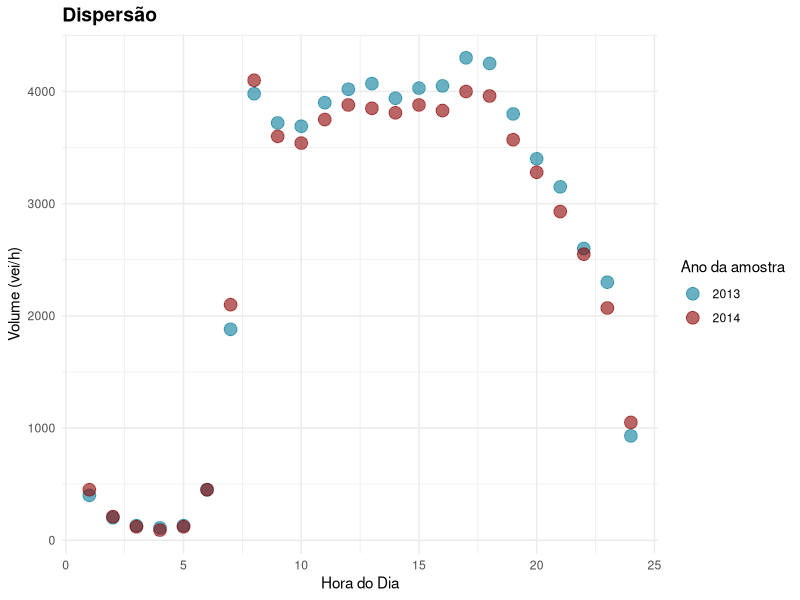
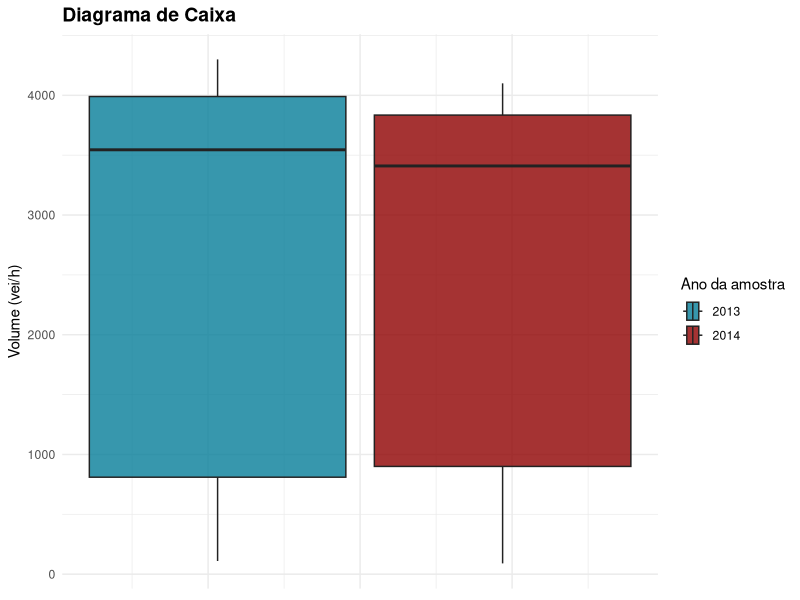
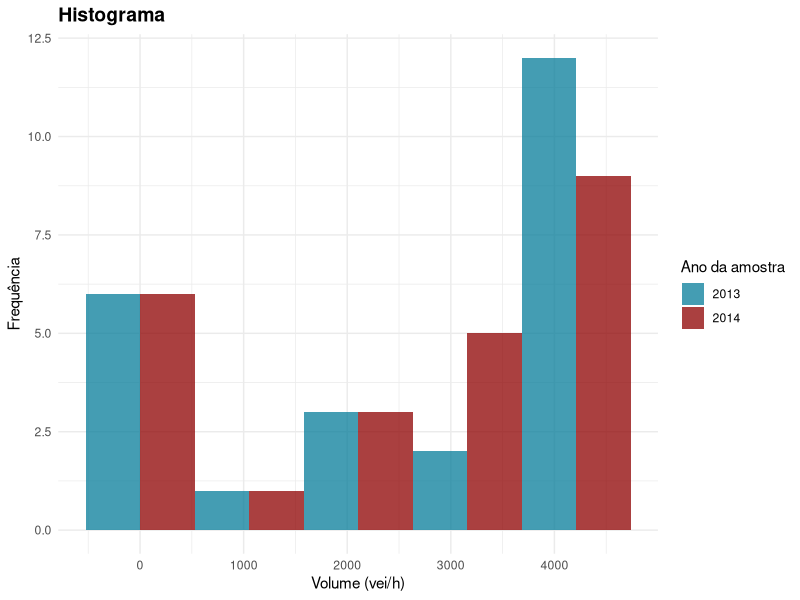
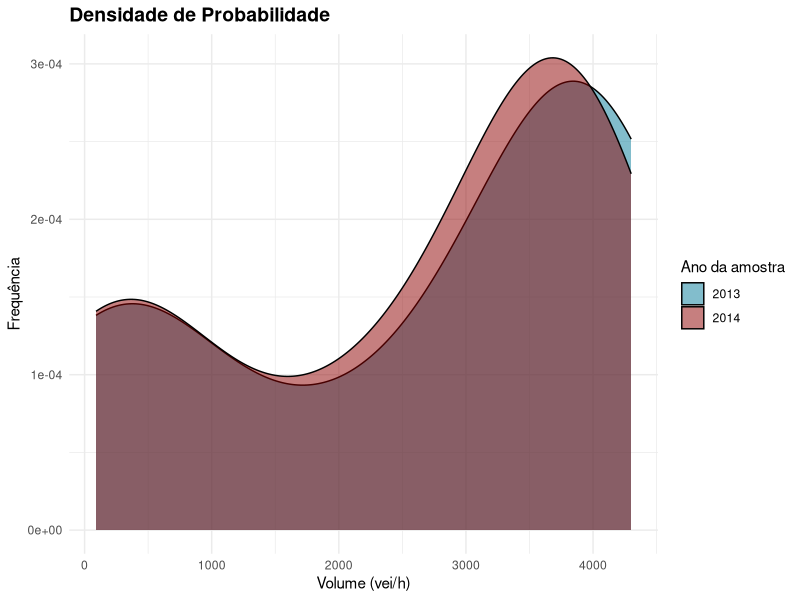
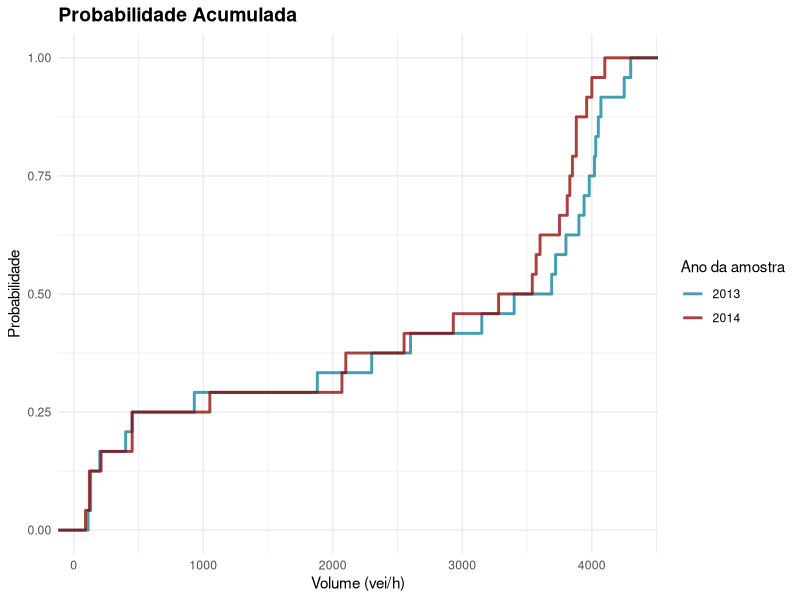
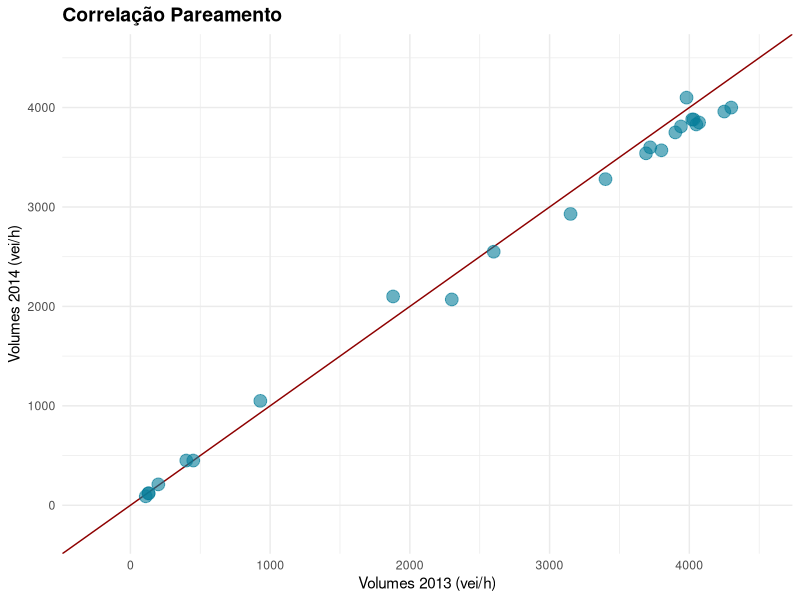
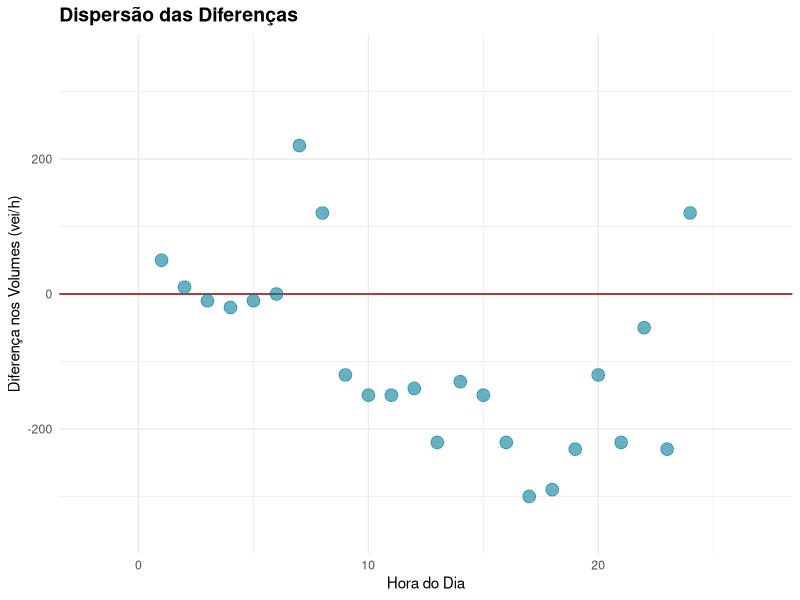
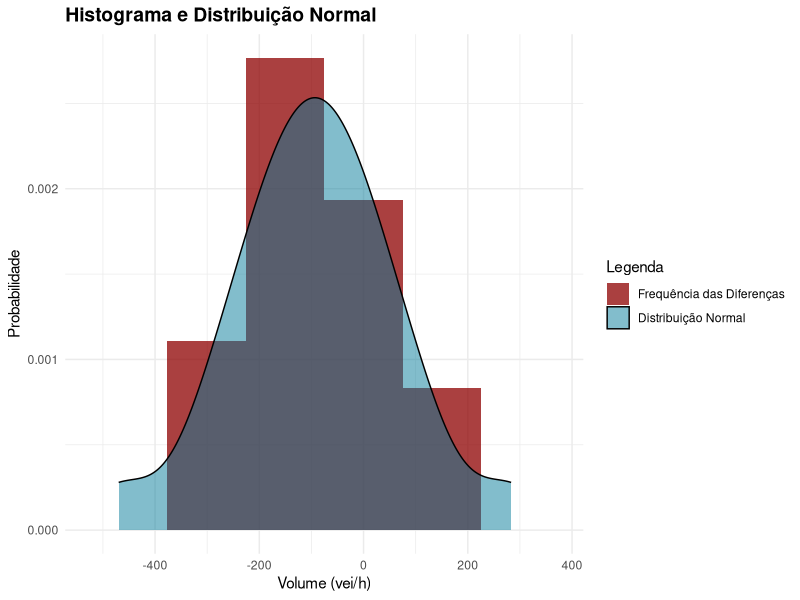

These charts were generated, in order, by the following R code:
# UNIVERSIDADE FEDERAL DO CEARÁ
# PROGRAMA DE PÓS-GRADUAÇÃO EM ENGENHARIA DE TRANSPORTES – PETRAN/UFC
# TCP 7321 – TÉCNICAS DE ANÁLISE DE DADOS EM TRANSPORTES  -  PROF. MANOEL CASTRO

# Atividade 8 - Comparação de duas amostras 							19/07/21

# Grupo: Nelson Quesado, Renata Farias e Rubia Rodrigues

# 1)	Vejam abaixo dados de contagem volumétrica de veículos nas avenidas Santos
# Dumont e Dom Luiz, em dias típicos, próximo à Av. Senador Virgílio Távora.
# Os dados foram coletados para comparar se os volumes veiculares antes da
# implantação do binário (2013) são estatisticamente diferentes dos volumes
# veiculares depois da implantação do binário (2014). Façam um teste de hipóteses
# para realizar essa análise. Indiquem as hipóteses nula e alternativa, o erro
# tipo 1, o valor-p, o resultado do teste e a conclusão da análise. Nunca
# esqueçam de apresentar as premissas da sua análise. 

# Bibliotecas Utilizadas
library(tidyverse)
library(data.table)

# Análise descritiva

v13 <- c(400, 200, 130, 110, 130, 450, 1880, 3980, 3720, 3690, 3900, 4020, 4070, 3940, 4030,
         4050, 4300, 4250, 3800, 3400, 3150, 2600, 2300, 930)

v14 <- c(450, 210, 120, 90, 120, 450, 2100, 4100, 3600, 3540, 3750, 3880, 3850, 3810, 3880, 
         3830, 4000,3960, 3570, 3280, 2930, 2550, 2070, 1050)

desc13 <- data.frame(n = length(v13), media = mean(v13), desvio_padrao = sd(v13), variancia = var(v13), coef_var = sd(v13)/mean(v13))
desc14 <- data.frame(n = length(v14), media = mean(v14), desvio_padrao = sd(v14), variancia = var(v14), coef_var = sd(v14)/mean(v14))
print(desc13) # principais estatísticas descritivas
print(desc14)

desc13$media / desc14$media
desc13$media - desc14$media

desc13$desvio_padrao / desc14$desvio_padrao
desc13$desvio_padrao - desc14$desvio_padrao

# A princípio, as tendências centrais apontam para valores maiores e de maior
# variância em 2013, quando comparado aqueles em 2014. A diferença entre as
# médias é de 3,7% (93,3 vei/h), e entre os devios padrão é de 5,4% (83,5 vei/h).

ggplot() +
  geom_point(aes(x = c(1:24), y = v13, color = "#067D99"), alpha = .6, size = 4) +
  geom_point(aes(x = c(1:24), y = v14, color = "#8E0000"), alpha = .6, size = 4) +
  scale_color_manual(values = c("#067D99", "#8E0000"), name = "Ano da amostra", breaks = c("#067D99", "#8E0000"), label = c("2013", "2014"), guide = "legend") +
  labs(title = "Dispersão", x = "Hora do Dia", y = "Volume (vei/h)") +
  theme_minimal() +
  theme(plot.title = element_text(size = 14, face = "bold"))

# As amostras parecem se comportar dentro de um mesmo padrão horário, o que pode
# indicar uma dependência temporal e inviabilizar o uso do teste t pareado.

data.frame(volume = c(v13, v14), amostra = rep(c("v13", "v14"), times = c(24, 24))) %>%
  ggplot() +
  geom_boxplot(aes(volume, fill = amostra), colour = "#222222", alpha = .8) +
  scale_fill_manual(values = c("#067D99", "#8E0000"), name = "Ano da amostra", breaks = c("v13", "v14"), label = c("2013", "2014"), guide = "legend") +
  labs(title = "Diagrama de Caixa", x = "Volume (vei/h)") +
  coord_flip() +
  theme_minimal() +
  theme(plot.title = element_text(size = 14, face = "bold"), axis.title.x=element_blank(), axis.text.x=element_blank(), axis.ticks.x=element_blank())

quartis13 <- summary(v13)
quartis14 <- summary(v14)
print(quartis13) # apresentação dos quartis
print(quartis14)

# As amostras parecem apresentar o mesmo padrão de dispersão, sendo 2014 a
# amostra menos dispersa, confirmando o que foi verificado na análise anterior.

data.frame(volume = c(v13, v14), amostra = rep(c("v13", "v14"), times = c(24, 24))) %>%
  ggplot() +
  geom_histogram(aes(volume, fill = amostra), position = "dodge", bins = 5, alpha = .75) +
  scale_fill_manual(values = c("#067D99", "#8E0000"), name = "Ano da amostra", breaks = c("v13", "v14"), label = c("2013", "2014"), guide = "legend") +
  labs(title = "Histograma", x = "Volume (vei/h)", y = "Frequência") +
  theme_minimal() +
  theme(plot.title = element_text(size = 14, face = "bold"))

data.frame(volume = c(v13, v14), amostra = rep(c("v13", "v14"), times = c(24, 24))) %>%
  ggplot() +
  geom_density(aes(volume, fill = amostra), alpha = .5) +
  scale_fill_manual(values = c("#067D99", "#8E0000"),name = "Ano da amostra", breaks = c("v13", "v14"), label = c("2013", "2014"), guide = "legend") +
  labs(title = "Densidade de Probabilidade", x = "Volume (vei/h)", y = "Frequência") +
  theme_minimal() +
  theme(plot.title = element_text(size = 14, face = "bold"))

data.frame(volume = c(v13, v14), amostra = rep(c("v13", "v14"), times = c(24, 24))) %>%
  ggplot() +
  stat_ecdf(aes(volume, color = amostra), size = 1, alpha = .75) +
  scale_color_manual(values = c("#067D99", "#8E0000"),name = "Ano da amostra", breaks = c("v13", "v14"), label = c("2013", "2014"), guide = "legend") +
  labs(title = "Probabilidade Acumulada", x = "Volume (vei/h)", y = "Probabilidade") +
  theme_minimal() +
  theme(plot.title = element_text(size = 14, face = "bold"))

# O histograma, a densidade de probabilidade e aprobabilidade acumulada indicam
# que as duas amostras possuem distribuições aproximadas.

ggplot() +
  geom_abline(aes(intercept = 0, slope = 1), color = "#8E0000") +
  geom_point(aes(x = v13, y = v14), color = "#067D99", alpha = .6, size = 4) +
  labs(title = "Correlação Pareamento", x = "Volumes 2013 (vei/h)", y = "Volumes 2014 (vei/h)") +
  xlim(-250, 4500) +
  ylim(-250, 4500) +
  theme_minimal() +
  theme(plot.title = element_text(size = 14, face = "bold"))

# O gráfico anterior denota dependência entre as duas amostras, o que pode
# indicar o uso do teste t pareado.

# Considerando a dependência entre as amostras e supondo as amostragens
# aleatórias e independentes, opta-se por utilizar o teste t pareado para
# avaliar a hipótese em questão.

# Como premissa, as amostras devem ser aleatórias e ter originado de uma
# distribuição normal. Esta premissa será verificada através de teste
# qui-quadrado

f13 <- function(b) {
  x <- sum(v13 <= b)
  }

f14 <- function(b) {
  x <- sum(v14 <= b)
  }


qui <- data.frame(intervalo13 = c(901, 3201, 3936, 4301)) %>% mutate(f13 = sapply(intervalo13, f13), esp_norm13 = pnorm(intervalo13, mean = desc13$media, sd = desc13$desvio_padrao)*24, intervalo14 = c(901, 3201, 3756, 4301), f14 = sapply(intervalo14, f14), esp_norm14 = pnorm(intervalo14, mean = desc14$media, sd = desc14$desvio_padrao)*24)
qui <- qui %>% mutate(f13 = ifelse(is.na(shift(f13, 1L, type = "lag")), f13, f13 - shift(f13, 1L, type = "lag")), f14 = ifelse(is.na(shift(f14, 1L, type = "lag")), f14, f14 - shift(f14, 1L, type = "lag")))
qui <- qui %>% mutate(esp_norm13 = ifelse(is.na(shift(esp_norm13, 1L, type = "lag")), esp_norm13, esp_norm13 - shift(esp_norm13, 1L, type = "lag")), esp_norm14 = ifelse(is.na(shift(esp_norm14, 1L, type = "lag")), esp_norm14, esp_norm14 - shift(esp_norm14, 1L, type = "lag")))
qui <- qui %>% mutate(chi13 = ((f13 - esp_norm13)^2)/esp_norm13, chi14 = ((f14 - esp_norm14)^2)/esp_norm14)

qui

# H0: a amostra se origina de uma população normal. (alfa = 5%)
# Ha: a amostra não se origina de uma população normal.


qui_critico <- qchisq(0.95, df = nrow(qui)-1-2)
# Qui-quadrado crítico para rejeição da hipótese H0 é
qui_critico

qui13 <- sum(qui$chi13)
qui14 <- sum(qui$chi14)

qui13
qui14

shapiro.test(v13)
shapiro.test(v14)

# O teste qui-quadrado, bem como o teste Shapiro-Wilk rejeitam a hipótese de
# normalidade das amostrais.

# A partir daqui, a análise se dá am relação à distribuição das diferenças entre
# os pares amostrais.

dif <- data.frame(v13, v14, dif = v14 - v13)
dif

# Analisa-se as estatísticas e a forma da distribuição.

ggplot() +
  geom_abline(aes(intercept = 0, slope = 0), color = "#8E0000") +
  geom_point(aes(x = c(1:24), y = dif$dif), color = "#067D99", alpha = .6, size = 4) +
  labs(title = "Dispersão das Diferenças", x = "Hora do Dia", y = "Diferença nos Volumes (vei/h)") +
  xlim(-2, 27) +
  ylim(-350, 350) +
  theme_minimal() +
  theme(plot.title = element_text(size = 14, face = "bold"))


descdif <- data.frame(n = length(dif$dif), media = mean(dif$dif), desvio_padrao = sd(dif$dif), variancia = var(dif$dif), coef_var = sd(dif$dif)/mean(dif$dif))
descdif

dif %>% ggplot() +
  geom_histogram(aes(dif, y = ..density.., fill = "#8E0000"), bins = 6, alpha = .75) +
  geom_density(aes(qnorm(seq(0.003, 0.997, length = 24), mean = descdif$media, sd = descdif$desvio_padrao), fill = "#067D99"), alpha = 0.5) +
  labs(title = "Histograma e Distribuição Normal", x = "Volume (vei/h)", y = "Probabilidade") +
  scale_fill_manual(values = c("#8E0000", "#067D99"),name = "Legenda", breaks = c("#8E0000", "#067D99"), label = c("Frequência das Diferenças", "Distribuição Normal"), guide = "legend") +
  theme_minimal() +
  theme(plot.title = element_text(size = 14, face = "bold"))

dif %>%
  ggplot() +
  stat_ecdf(aes(qnorm(seq(0.003, 0.997, length = 24), mean = descdif$media, sd = descdif$desvio_padrao), color = "#8E0000"), size = 1, alpha = .75) +
  stat_ecdf(aes(dif, color = "#067D99"), size = 1, alpha = .75) +
  scale_color_manual(values = c("#067D99", "#8E0000"),name = "Legenda", breaks = c("#067D99", "#8E0000"), label = c("Diferença", "Normal"), guide = "legend") +
  labs(title = "Probabilidade Acumulada", x = "Volume (vei/h)", y = "Probabilidade") +
  theme_minimal() +
  theme(plot.title = element_text(size = 14, face = "bold"))

dif %>%
  ggplot() +
  geom_qq(aes(sample = scale(dif)), color = "#067D99", size = 3, alpha = .6) +
  geom_abline(aes(intercept = 0, slope = 1), color = "#8E0000") +
  labs(title = "Gráfico Quantil-Quantil das Diferenças", x = "Quantis Teóricos", y = "Quantis Obeservados") +
  xlim(-2.5, 2.5) +
  ylim(-2.5, 2.5) +
  theme_minimal() +
  theme(plot.title = element_text(size = 14, face = "bold"))


# As estatísticas apontam para uma possível redução dos volume horário veicular
# em 2014, quanto comparado à 2013, com média de 93,3 veic/h, conforme já
# verificado anteriormente.

# As formas da distribuição também apontam para uma distribuição aproximada da
# normal.

# Verifica-se a normalidade da distribuição da difierença atravees de testes
# qui-quadrado e Shapiro-Wilk

fdif <- function(b) {
  x <- sum(dif$dif <= b)
}

quidif <- data.frame(intervalo_dif = c(-220, -100, 0, 400)) %>% mutate(fdif = sapply(intervalo_dif, fdif), esp_normdif = pnorm(intervalo_dif, mean = descdif$media, sd = descdif$desvio_padrao)*24,)
quidif <- quidif %>% mutate(fdif = ifelse(is.na(shift(fdif, 1L, type = "lag")), fdif, fdif - shift(fdif, 1L, type = "lag")))
quidif <- quidif %>% mutate(esp_normdif = ifelse(is.na(shift(esp_normdif, 1L, type = "lag")), esp_normdif, esp_normdif - shift(esp_normdif, 1L, type = "lag")))
quidif <- quidif %>% mutate(chidif = ((fdif - esp_normdif)^2)/esp_normdif)

quidif

qui_critico <- qchisq(0.95, df = nrow(quidif)-1-2)
# Qui-quadrado crítico para rejeição da hipótese H0 é
qui_critico

qui_dif <- sum(quidif$chidif)
qui_dif

shapiro.test(dif$dif)

# A hipote-se de normalidade não pode ser rejeitada, então considera-se que a
# distribuição da diferença pode ser aproximada da normal.

# Ainda, devido à aparente aleatoriedade e independência da variável diferença 
# entre os pares, bem como sua normalidade, decide-se continuar com a aplicação
# do teste t pareado.


# H0: µd = 0 não há diferença entre as amostras (hipótese a ser testada)
# Ha: µd ≠ 0 há diferença entre as amostras 
# Erro tipo I (alfa) 5% - Considerar  os volumes horários diferentes quando
# forem iguais.

med_d <- mean(dif$dif)
n <- 24
dp_med_d <- sd(dif$dif)/sqrt(n)
df <- n-1

td <- med_d/dp_med_d

eixo_x <- ifelse(
  qt(seq(.0001, .9999, .001), df) < qt(.025, df), qt(.025, df), #limite inferior da sombra
  ifelse(
    qt(seq(.0001, .9999, .001), df) > qt(.975, df), qt(.975, df), #limite superior da sombra
    qt(seq(.0001, .9999, .001), df)
  )
)

# Cria-se um objeto para representar o eixo y
eixo_y <- dt(eixo_x, df)

# Cria-se a curva completa
curva <- data.frame(x = qt(seq(.0001, .9999, length = length(eixo_x)), df), y = dt(qt(seq(.0001, .9999, length = length(eixo_x)), df), df))

# Plota-se o gráfico com duas curvas
ggplot() +
  geom_line(aes(x = curva$x, y = curva$y)) +
  geom_area(aes(eixo_x, eixo_y, fill = "#8E0000"), alpha = .5) +
  xlim(-4.5, 4.5) +
  ylim(0, .5) +
  geom_vline(aes(xintercept = qt(0.025, df), color = "black"), linetype = 2) +
  geom_vline(aes(xintercept = 0, color = "#777777")) +
  geom_vline(xintercept = qt(0.975, df), linetype = 2) +
  geom_vline(aes(xintercept = td, color = "#067D99"), size = 1) +
  labs(title = "Representação Gráfica do Teste T Pareado", subtitle = paste("n =", n, "| df =", df, "| alfa = 5%"), x = "Escore t", y = "Probabilidade") +
  scale_fill_identity(name = "", breaks = c("#8E0000"), labels = c("Intervalo de Confiança"), guide ="legend") +
  scale_color_identity(name = "", breaks = c("#067D99", "black", "#777777"), labels = c("Diferença Observada", "Limites do IC", "H0: µd = 0"), guide ="legend") +
  geom_text(aes(x = -1, y = .425, label = paste("t-crítico =", round(qt(0.025, df), 1))), size = 4) +
  geom_text(aes(x = -2.4, y = .475, label = paste("valor-t =", round(td, 1))), color = "#067D99", size = 4) +
  theme_minimal()

# Rejeita-se a hipótese nula
# H0: µd = 0
# considerando que, caso fosse verdadeira, haveria uma probabilidade de:
pt(td, df)*2
# de se obter duas amostras com a diferença observada.

